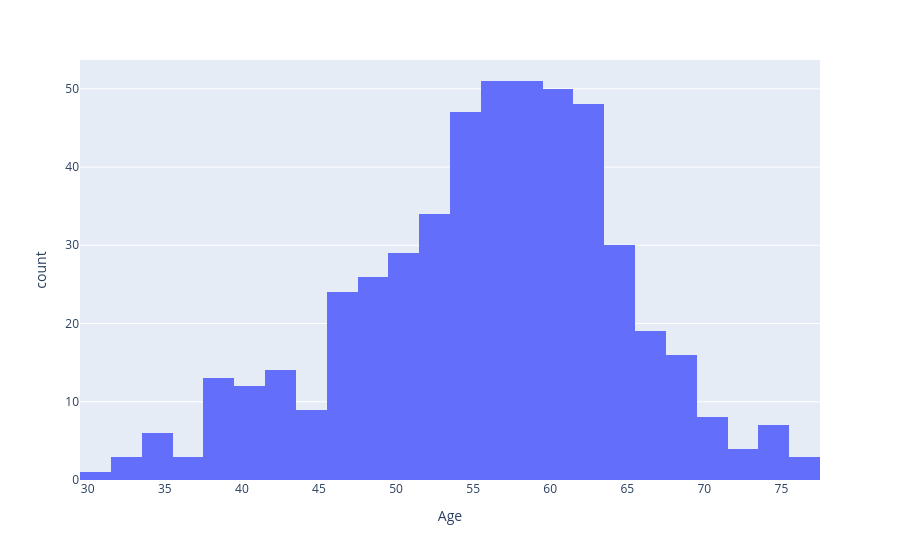

The notebook cell saved with this chart:
### Code cell
px.histogram(df[df['HeartDisease'] == 1], x='Age')

### Figure 1 — Plotly figure (JSON) as saved in the notebook; plotly's stock layout.template omitted (floating-point values rounded to 4 significant figures; data arrays with more than 128 entries replaced by an {"elided": "..."} marker saying what was removed)
{"data": [{"bingroup": "x", "hovertemplate": "Age=%{x}<br>count=%{y}<extra></extra>", "legendgroup": "", "marker": {"color": "#636efa", "pattern": {"shape": ""}}, "name": "", "orientation": "v", "showlegend": false, "type": "histogram", "x": {"elided": "508 int values"}, "xaxis": "x", "yaxis": "y"}], "layout": {"barmode": "relative", "legend": {"tracegroupgap": 0}, "margin": {"t": 60}, "xaxis": {"anchor": "y", "domain": [0, 1], "title": {"text": "Age"}}, "yaxis": {"anchor": "x", "domain": [0, 1], "title": {"text": "count"}}}}
